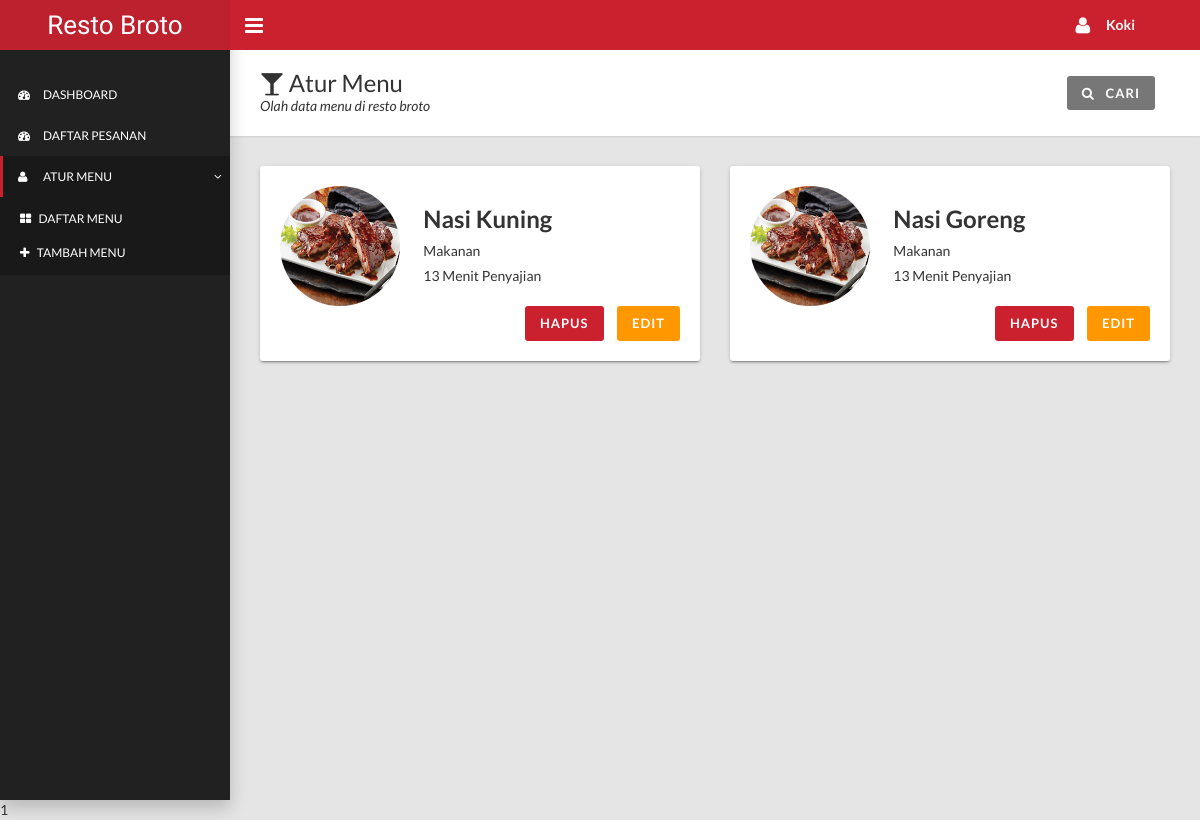
Screenshot of /koki/menu_list.php (signed in) with the database file from the repository.
### tables this page shows
CREATE TABLE IF NOT EXISTS menu(
    id_menu INT(11) AUTO_INCREMENT PRIMARY KEY,
    nama_menu VARCHAR(51) NOT NULL,
    foto VARCHAR(51) NOT NULL,
    kategori ENUM('Makanan', 'Minuman') DEFAULT 'makanan' NOT NULL,
    estimasi_penyajian TINYINT NOT NULL,
    harga DOUBLE NOT NULL,
    status ENUM('Ya', 'Tidak') DEFAULT 'TIDAK' NOT NULL
);

### koki/menu_list.php (the view, shortened to what this page needs)
<?php
  require_once "../proses/connection.php";
?>
  <!DOCTYPE html>
  <html>
  <head>
    <link rel="stylesheet" type="text/css" href="../assets/css/style.css">
  </head>
  <body class="sidebar-mini fixed">
    <div class="wrapper">
      <header class="main-header hidden-print"><a href="#" class="logo">Resto Broto</a>
        <nav class="navbar navbar-static-top">
          <a href="#" data-toggle="offcanvas" class="sidebar-toggle"></a>
          <div class="navbar-custom-menu">
            <ul class="top-nav">
              <li class="dropdown">
                <a href="#" data-toggle="dropdown" role="button" aria-haspopup="true" aria-expanded="false" class="dropdown-toggle"><i class="fa fa-user fa-lg" style="margin-right: 16px;"></i><b>Koki</b></a>
              </li>
            </ul>
          </div>
        </nav>
      </header>
      <aside class="main-sidebar hidden-print">
        <section class="sidebar">
          <ul class="sidebar-menu" style="padding-top: 24px;">
            <li><a href="index.php"><i class="fa fa-dashboard"></i><span>Dashboard</span></a></li>
            <li><a href="pesanan_list.php"><i class="fa fa-dashboard"></i><span>Daftar Pesanan</span></a></li>
            <li class="treeview active"><a href="#"><i class="fa fa-user"></i><span>Atur Menu</span><i class="fa fa-angle-right"></i></a>
              <ul class="treeview-menu">
                <li><a href="menu_list.php"><i class="fa fa-th-large"></i> Daftar Menu</a></li>
                <li><a href="menu_tambah.php"><i class="fa fa-plus"></i> Tambah Menu</a></li>
              </ul>
            </li>
          </ul>
        </section>
      </aside>
      <div class="content-wrapper">
        <div class="page-title">
          <div>
            <h1><i class="fa fa-glass"></i> Atur Menu</h1>
            <p>Olah data menu di resto broto</p>
          </div>
          <div class="col-md-4">
            <a href="#" onClick="searchKeywords()" class="btn btn-default pull-right" style="margin-left: 12px;"><i class="fa fa-search"></i>&nbsp;&nbsp;&nbsp;Cari</a>
          </div>
        </div>
        <div class="row">
          <?php
        if(isset($_GET['q'])){
          $strQuery = "SELECT id_menu, nama_menu, foto, kategori, estimasi_penyajian FROM menu WHERE nama_menu LIKE '%$_GET[q]%' ORDER BY id_menu DESC";
        }else {
          $strQuery = "SELECT id_menu, nama_menu, foto, kategori, estimasi_penyajian FROM menu ORDER BY id_menu DESC";
        }
        $query = mysqli_query($connection, $strQuery);
        while($result = mysqli_fetch_assoc($query)){
        ?>
            <div class="col-md-6" id="<?php echo $result['id_menu'];?>">
              <div class="card">
                <div class="row">
                  <div class="col-md-4">
                    <img class="img-circle" src="../uploads/menu/<?php echo $result['foto'];?>" style="width: 120px; height: 120px;" />
                  </div>
                  <div class="col-md-8">
                    <h3><b><?php echo $result['nama_menu'];?></b></h3>
                    <h5>
                      <?php echo $result['kategori'];?>
                    </h5>
                    <h5>
                      <?php echo $result['estimasi_penyajian'];?> Menit Penyajian</h5>
                  </div>
                  <div class="col-md-12" style="text-align: right;">
                    <a class="btn btn-primary" href="#" onClick="deleteConfirm(<?php echo $result['id_menu'];?>)">Hapus</a>                    &nbsp;&nbsp;&nbsp;
                    <a class="btn btn-warning">Edit</a>
                  </div>
                </div>
              </div>
            </div>
            <?php
        }
        ?>
        </div>
      </div>
    </div>
    <?php
    echo mysqli_close($connection);
    ?>
  </body>
  </html>

### rows the page displays
menu: foto (picture), nama_menu "Nasi Kuning", kategori "Makanan", estimasi_penyajian "13"
menu: foto (picture), nama_menu "Nasi Goreng", kategori "Makanan", estimasi_penyajian "13"

### other values shown
mysqli_close($connection) "1"
